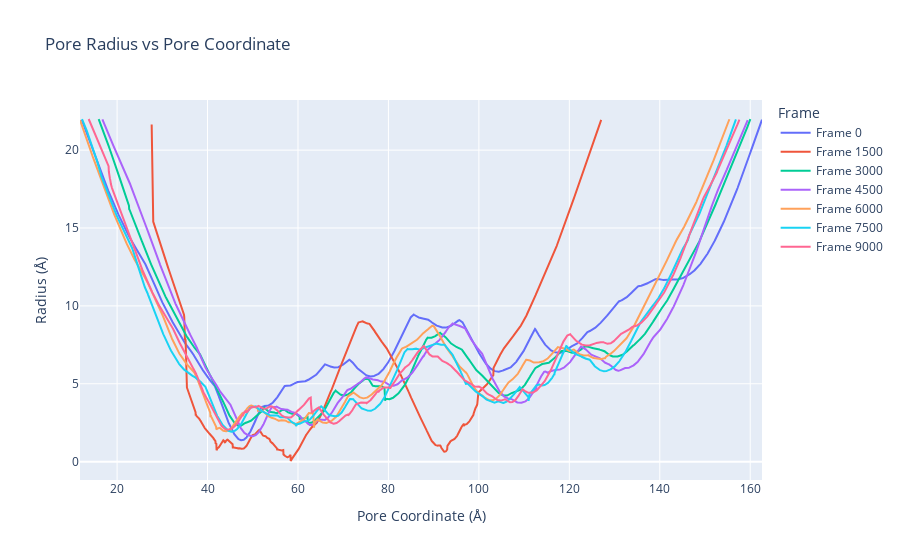

Notebook cell for this chart:
### Code cell
# Load the CSV file
df = pd.read_csv('out/hole_profile.csv')
frames = df['Frame'].unique()

# Create a figure
fig = go.Figure()

# Add traces for each frame
for frame in frames:
    frame_data = df[df['Frame'] == frame]
    fig.add_trace(go.Scatter(x=frame_data['Pore Coordinate'], y=frame_data['Radius'], mode='lines', name=f'Frame {frame}'))

# Update layout
fig.update_layout(
    title='Pore Radius vs Pore Coordinate',
    xaxis_title='Pore Coordinate (Å)',
    yaxis_title='Radius (Å)',
    legend_title='Frame'
)

# Show the figure
fig.show()

### Figure 1 — Plotly figure (JSON) as saved in the notebook; plotly's stock layout.template omitted (floating-point values rounded to 4 significant figures; data arrays with more than 128 entries replaced by an {"elided": "..."} marker saying what was removed)
{"data": [{"mode": "lines", "name": "Frame 0", "type": "scatter", "x": {"elided": "3009 float values"}, "y": {"elided": "3009 float values"}}, {"mode": "lines", "name": "Frame 1500", "type": "scatter", "x": {"elided": "1989 float values"}, "y": {"elided": "1989 float values"}}, {"mode": "lines", "name": "Frame 3000", "type": "scatter", "x": {"elided": "2883 float values"}, "y": {"elided": "2883 float values"}}, {"mode": "lines", "name": "Frame 4500", "type": "scatter", "x": {"elided": "2855 float values"}, "y": {"elided": "2855 float values"}}, {"mode": "lines", "name": "Frame 6000", "type": "scatter", "x": {"elided": "2873 float values"}, "y": {"elided": "2873 float values"}}, {"mode": "lines", "name": "Frame 7500", "type": "scatter", "x": {"elided": "2893 float values"}, "y": {"elided": "2893 float values"}}, {"mode": "lines", "name": "Frame 9000", "type": "scatter", "x": {"elided": "2879 float values"}, "y": {"elided": "2879 float values"}}], "layout": {"legend": {"title": {"text": "Frame"}}, "title": {"text": "Pore Radius vs Pore Coordinate"}, "xaxis": {"title": {"text": "Pore Coordinate (Å)"}}, "yaxis": {"title": {"text": "Radius (Å)"}}}}
